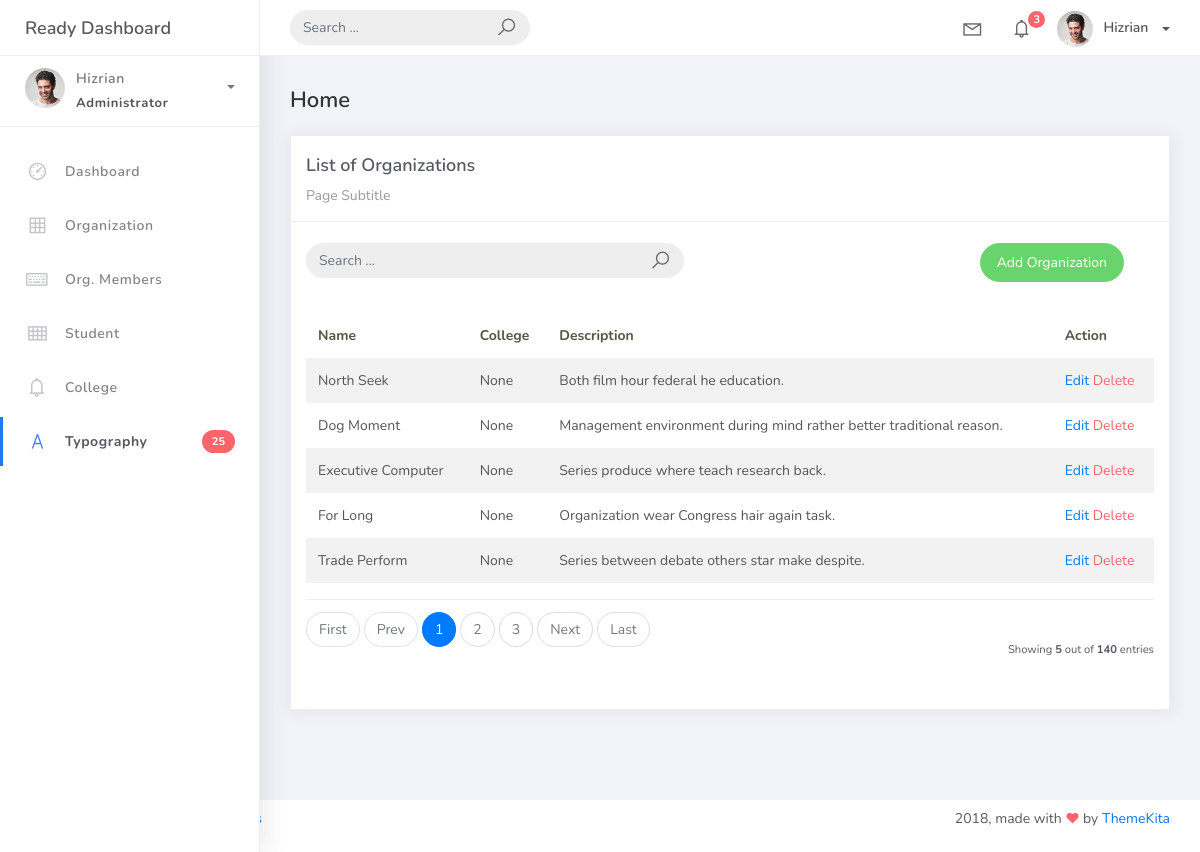
The page /organization_list/ on the database its author committed.
### studentorg/models.py (models this page shows, shortened)
class BaseModel (models.Model):
    created_at = models.DateTimeField(auto_now_add=True, db_index=True)
    updated_at = models.DateTimeField(auto_now=True)
    class Meta:
        abstract = True

class Organization (BaseModel):
    name = models.CharField(max_length=250)
    college = models. ForeignKey(
        College, null=True, blank=True, on_delete=models.CASCADE)
    description = models.CharField(max_length=500)

### studentorg/views.py (the view)
# urls.py: path('organization_list/', OrganizationList.as_view(), name='organization-list'),
class OrganizationList(ListView):
    model = Organization
    context_object_name = 'organization'
    template_name = 'org_list.html'
    paginate_by = 5

### templates/org_list.html
{% extends 'base.html' %} {% load static %} {% block content %}
<div class="content">
    <div class="container-fluid">
        <h4 class="page-title">Home</h4>
        <div class="row">
            <div class="col-md-12">
                <div class="card">
                    <div class="card-header">
                        <div class="card-title">List of Organizations</div>
                        <div class="card-category">Page Subtitle</div>
                    </div>
                    <br />
                    <div class="col-md-12 row">
                        <div class="col-md-6">
                            <form class="navbar-left navbar-form nav-search mr-md-3" action="{% url 'organization-list' %}">
                                <div class="input-group">
                                    <input type="text" placeholder="Search ..." class="form-control" />
                                    <div class="input-group-append">
                                        <span class="input-group-text">
                                            <i class="la la-search search-icon"></i>
                                        </span>
                                    </div>
                                </div>
                            </form>
                        </div>
                        <div class="col-md-6">
                            <div class="pull-right">
                                <a href="{% url 'organization-add' %}" class="btn btn-success btn-rounded">Add Organization</a>
                            </div>
                        </div>
                    </div>
                    <div class="card-body">
                        <table class="table table-striped mt-3">
                            <thead>
                                <tr>
                                    <th scope="col">Name</th>
                                    <th scope="col">College</th>
                                    <th scope="col">Description</th>
                                    <th scope="col">Action</th>
                                </tr>
                            </thead>
                            <tbody>
                                {% for object in object_list %}
                                <tr>
                                    <td>{{ object.name }}</td>
                                    <td>{{ object.college }}</td>
                                    <td>{{ object.description }}</td>
                                    <td>
                                        <a href="{% url 'organization-update' object.id %}">Edit</a>
                                        <a href="{% url 'organization-delete' object.id %}" class="text-danger">Delete</a>
                                    </td>
                                </tr>
                                {% empty %}
                                <tr>
                                    <td collapse="4" style="text-align: center">
                                        <p class="text-sm font-weight-bold mb-0">No Records Found</p>
                                    </td>
                                </tr>
                                {% endfor %}
                            </tbody>
                        </table>
                        {% include 'includes/pagination.html' %}
                    </div>
                </div>
            </div>
        </div>
    </div>
</div>
{% endblock %}

### rows shown on the page
Organization: name "North Seek", college "None", description "Both film hour federal he education."
Organization: name "Dog Moment", college "None", description "Management environment during mind rather better traditional reason."
Organization: name "Executive Computer", college "None", description "Series produce where teach research back."
Organization: name "For Long", college "None", description "Organization wear Congress hair again task."
Organization: name "Trade Perform", college "None", description "Series between debate others star make despite."

### other values the page prints
{{ page_num }} "1"
{{ page_num }} "2" "3"
{{ object_list.count }} "5"
{{ paginator.count }} "140"
